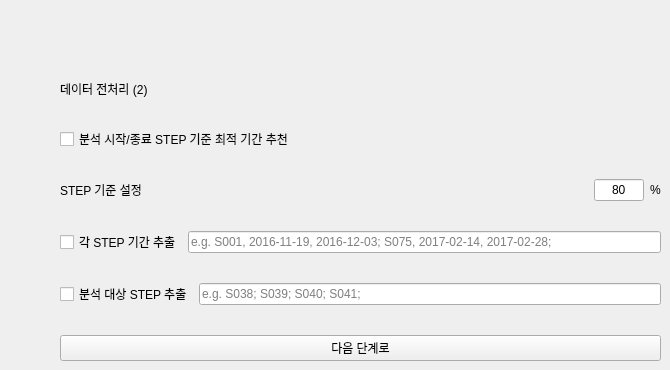
     <widget class="QWidget" name="data_preprocess2_tab">
      <attribute name="icon">
       <iconset>
        <normaloff>image/data_preprocess.png</normaloff>image/data_preprocess.png</iconset>
      </attribute>
      <attribute name="title">
       <string/>
      </attribute>
      <widget class="QWidget" name="layoutWidget_2">
       <property name="geometry">
        <rect>
         <x>60</x>
         <y>80</y>
         <width>601</width>
         <height>281</height>
        </rect>
       </property>
       <layout class="QVBoxLayout" name="verticalLayout_5">
        <item>
         <widget class="QLabel" name="data_preprocess_label_2">
          <property name="text">
           <string>데이터 전처리 (2)</string>
          </property>
         </widget>
        </item>
        <item>
         <spacer name="verticalSpacer_6">
          <property name="orientation">
           <enum>Qt::Vertical</enum>
          </property>
          <property name="sizeHint" stdset="0">
           <size>
            <width>20</width>
            <height>40</height>
           </size>
          </property>
         </spacer>
        </item>
        <item>
         <layout class="QHBoxLayout" name="horizontalLayout_7">
          <item>
           <widget class="QCheckBox" name="start_end_optimal_period_check">
            <property name="text">
             <string>분석 시작/종료 STEP 기준 최적 기간 추천</string>
            </property>
           </widget>
          </item>
          <item>
           <widget class="QLabel" name="start_end_optimal_period_label">
            <property name="text">
             <string/>
            </property>
           </widget>
          </item>
         </layout>
        </item>
        <item>
         <spacer name="verticalSpacer_7">
          <property name="orientation">
           <enum>Qt::Vertical</enum>
          </property>
          <property name="sizeHint" stdset="0">
           <size>
            <width>20</width>
            <height>40</height>
           </size>
          </property>
         </spacer>
        </item>
        <item>
         <layout class="QHBoxLayout" name="horizontalLayout_21">
          <item>
           <widget class="QLabel" name="step_criterion_label">
            <property name="text">
             <string>STEP 기준 설정</string>
            </property>
           </widget>
          </item>
          <item>
           <spacer name="horizontalSpacer_11">
            <property name="orientation">
             <enum>Qt::Horizontal</enum>
            </property>
            <property name="sizeHint" stdset="0">
             <size>
              <width>40</width>
              <height>20</height>
             </size>
            </property>
           </spacer>
          </item>
          <item>
           <widget class="QLineEdit" name="step_criterion_lineEdit">
            <property name="maximumSize">
             <size>
              <width>50</width>
              <height>16777215</height>
             </size>
            </property>
            <property name="text">
             <string>80</string>
            </property>
            <property name="alignment">
             <set>Qt::AlignCenter</set>
            </property>
            <property name="placeholderText">
             <string/>
            </property>
           </widget>
          </item>
          <item>
           <widget class="QLabel" name="label">
            <property name="text">
             <string>%</string>
            </property>
           </widget>
          </item>
         </layout>
        </item>
        <item>
         <spacer name="verticalSpacer_20">
          <property name="orientation">
           <enum>Qt::Vertical</enum>
          </property>
          <property name="sizeHint" stdset="0">
           <size>
            <width>20</width>
            <height>40</height>
           </size>
          </property>
         </spacer>
        </item>
        <item>
         <layout class="QHBoxLayout" name="horizontalLayout_8">
          <item>
           <widget class="QCheckBox" name="period_checkbox">
            <property name="text">
             <string>각 STEP 기간 추출</string>
            </property>
           </widget>
          </item>
          <item>
           <widget class="QLineEdit" name="period_lineEdit">
            <property name="placeholderText">
             <string>e.g. S001, 2016-11-19, 2016-12-03; S075, 2017-02-14, 2017-02-28;</string>
            </property>
           </widget>
          </item>
         </layout>
        </item>
        <item>
         <spacer name="verticalSpacer_8">
          <property name="orientation">
           <enum>Qt::Vertical</enum>
          </property>
          <property name="sizeHint" stdset="0">
           <size>
            <width>20</width>
            <height>40</height>
           </size>
          </property>
         </spacer>
        </item>
        <item>
         <layout class="QHBoxLayout" name="horizontalLayout_9">
          <item>
           <widget class="QCheckBox" name="main_checkbox">
            <property name="text">
             <string>분석 대상 STEP 추출</string>
            </property>
           </widget>
          </item>
          <item>
           <widget class="QLineEdit" name="main_lineEdit">
            <property name="placeholderText">
             <string>e.g. S038; S039; S040; S041;</string>
            </property>
           </widget>
          </item>
         </layout>
        </item>
        <item>
         <spacer name="verticalSpacer_9">
          <property name="orientation">
           <enum>Qt::Vertical</enum>
          </property>
          <property name="sizeHint" stdset="0">
           <size>
            <width>20</width>
            <height>40</height>
           </size>
          </property>
         </spacer>
        </item>
        <item>
         <widget class="QPushButton" name="next_push_3">
          <property name="text">
           <string>다음 단계로</string>
          </property>
         </widget>
        </item>
       </layout>
      </widget>
     </widget>
